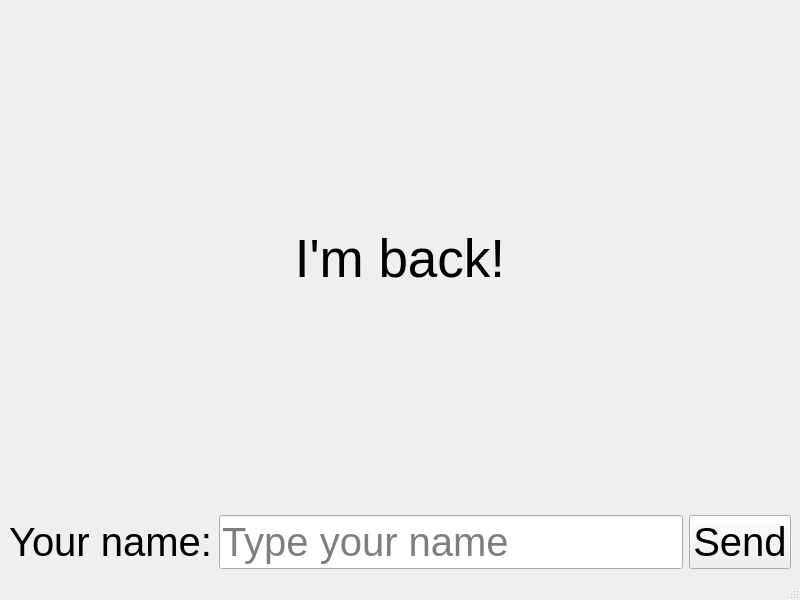
<?xml version="1.0" encoding="UTF-8"?>
<ui version="4.0">
 <class>MainWindow</class>
 <widget class="QMainWindow" name="MainWindow">
  <property name="geometry">
   <rect>
    <x>0</x>
    <y>0</y>
    <width>800</width>
    <height>600</height>
   </rect>
  </property>
  <property name="windowTitle">
   <string>MainWindow</string>
  </property>
  <widget class="QWidget" name="centralwidget">
   <layout class="QHBoxLayout" name="horizontalLayout">
    <item>
     <layout class="QGridLayout" name="gridLayout">
      <item row="0" column="0">
       <widget class="QLabel" name="labelResult">
        <property name="font">
         <font>
          <pointsize>40</pointsize>
         </font>
        </property>
        <property name="text">
         <string>I'm back!</string>
        </property>
        <property name="alignment">
         <set>Qt::AlignCenter</set>
        </property>
       </widget>
      </item>
      <item row="1" column="0">
       <layout class="QGridLayout" name="gridLayout_2">
        <item row="0" column="0">
         <widget class="QLabel" name="labelName">
          <property name="font">
           <font>
            <pointsize>30</pointsize>
           </font>
          </property>
          <property name="text">
           <string>Your name:</string>
          </property>
         </widget>
        </item>
        <item row="0" column="1">
         <widget class="QLineEdit" name="lineName">
          <property name="font">
           <font>
            <pointsize>30</pointsize>
           </font>
          </property>
          <property name="placeholderText">
           <string>Type your name</string>
          </property>
         </widget>
        </item>
        <item row="0" column="2">
         <widget class="QPushButton" name="buttonSend">
          <property name="font">
           <font>
            <pointsize>30</pointsize>
           </font>
          </property>
          <property name="text">
           <string>Send</string>
          </property>
         </widget>
        </item>
       </layout>
      </item>
     </layout>
    </item>
   </layout>
  </widget>
  <widget class="QMenuBar" name="menubar">
   <property name="geometry">
    <rect>
     <x>0</x>
     <y>0</y>
     <width>800</width>
     <height>22</height>
    </rect>
   </property>
  </widget>
  <widget class="QStatusBar" name="statusbar"/>
 </widget>
 <resources/>
 <connections/>
</ui>
